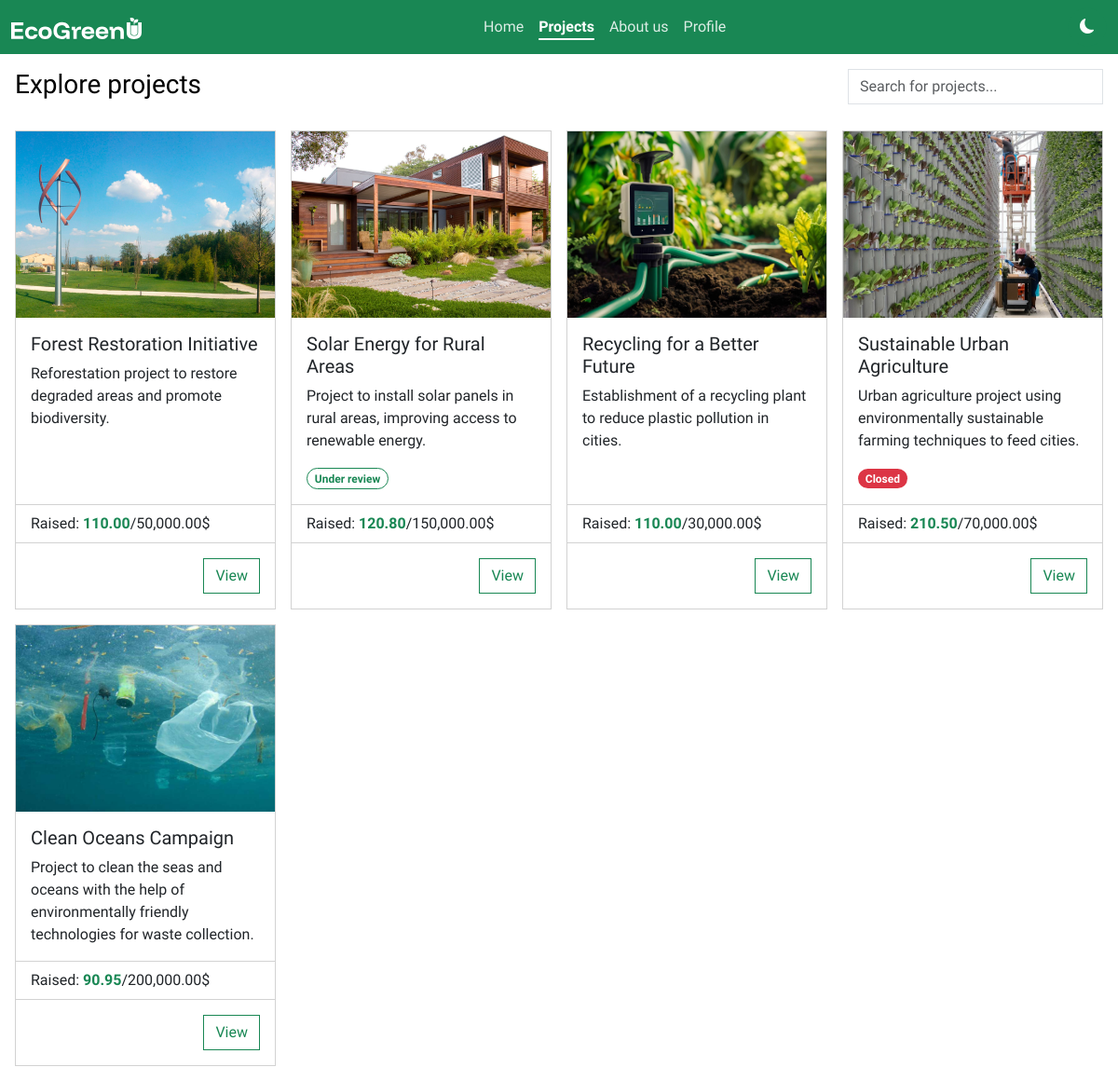
Screenshot of /pages/projects.php with the database file from the repository.
### tables this page shows
CREATE TABLE IF NOT EXISTS tblprojects (
  idProject INT NOT NULL PRIMARY KEY AUTO_INCREMENT,
  title CHAR(30) NOT NULL,
  description CHAR(250) NOT NULL,
  fundraiser INT NOT NULL,
  targetAmount DECIMAL(10,2) NOT NULL,
  deadline DATETIME NOT NULL,
  status CHAR(1) NOT NULL,
    FOREIGN KEY (fundraiser) REFERENCES tblusers(iduser)
);

### php/projects/projects.php (called while the page is built, shortened)
<?php
    $db = new mysqli("localhost", "root", "", "dbecogreenu");
    $result = $db->query("SELECT tblprojects.*, SUM(tblpayments.amount) AS raisedAmount FROM tblprojects INNER JOIN tblpayments ON tblprojects.idProject = tblpayments.projectId GROUP BY tblprojects.idProject");
    $projects = [];
?>

### pages/projects.php (the view, shortened to what this page needs)
<?php include_once '../php/projects/projects.php' ?>
<!DOCTYPE html>
<html lang="en">
<head>
    <link rel="stylesheet" href="../css/styles.css">
    <link href="https://cdn.jsdelivr.net/npm/bootstrap@5.3.3/dist/css/bootstrap.min.css" rel="stylesheet">
    <link rel="stylesheet" href="https://cdn.jsdelivr.net/npm/bootstrap-icons@1.11.3/font/bootstrap-icons.min.css">
</head>
<body>
    <div class="container-fluid p-0 m-0 position-absolute">
        <nav class="navbar sticky-top navbar-expand-lg bg-success">
            <div class="container-fluid d-flex">
                <a class="navbar-brand p-0 m-0" href="../index.php">
                    <img src="../assets/logo/logo-navbar.svg" alt="EcoGreenU logo">
                </a>
                <div class="collapse navbar-collapse" id="navbarNav">
                    <ul class="navbar-nav ms-auto me-auto">
                        <li class="nav-item">
                            <a class="nav-link text-white" aria-current="page" href="../index.php">Home</a>
                        </li>
                        <li class="nav-item">
                            <a class="nav-link text-white active" href="projects.php">Projects</a>
                        </li>
                        <li class="nav-item">
                            <a class="nav-link text-white" href="about-us.php">About us</a>
                        </li>
                        <li class="nav-item">
                            <a class="nav-link text-white" href="profile.php">Profile</a>
                        </li>
                    </ul>
                    <button id="theme-switch" class="btn btn-success text-white p-2">
                        <i class="bi bi-moon-fill"></i>
                    </button>
                </div>
            </div>
        </nav>
        <div class="container-fluid p-0 m-0" id="main">
            <div class="container-fluid p-3">
                <div class="row mb-3">
                    <div class="col">
                        <h3 class="mb-3">Explore projects</h3>
                    </div>
                    <div class="col-12 col-sm-5 col-md-6 col-lg-4 col-xl-3">
                        <div class="searchbar">
                            <input type="text" class="form-control focus-ring focus-ring-success rounded-0" placeholder="Search for projects..." id="query">
                        </div>
                    </div>
                </div>
                <div class="row row-cols-1 row-cols-md-2 row-cols-lg-3 row-cols-xl-4 row-cols-xxl-5 g-3">
                    <?php foreach ($projects as $p): ?>
                        <div class="col">
                            <div class="card rounded-0">
                                <img src="../assets/images/projects/project-<?=$p["idProject"]?>.jpg" class="card-img-top" alt="<?=$p["title"]?>">
                                <div class="card-body h-100">
                                    <h5 class="card-title"><?=$p["title"]?></h5>
                                    <p class="card-text"><?=$p["description"]?></p>
                                    <?php if($p['status'] == 1): ?>
                                        <span class="badge badge-outlined rounded-pill text-success">Under review</span>
                                    <?php elseif($p['status'] == 2): ?>
                                        <span class="badge rounded-pill text-bg-danger">Closed</span>
                                    <?php endif; ?>
                                </div>
                                <ul class="list-group list-group-flush">
                                    <li class="list-group-item">Raised: <span class="text-success fw-bold">
                                        <?=number_format($p["raisedAmount"], 2)?></span>/<?=number_format($p["targetAmount"], 2)?>$
                                    </li>
                                </ul>
                                <div class="card-body d-flex">
                                    <form method="GET" action="project-details.php" class="ms-auto">
                                        <?php if($p['status'] == 0 && isset($_SESSION['user_id'])): ?>
                                            <button type="submit" name="project-id" value="<?=$p['idProject']?>" class="btn btn-success rounded-0 ms-auto">Donate</button>
                                        <?php else: ?>
                                            <button type="submit" name="project-id" value="<?=$p['idProject']?>" class="btn btn-outline-success rounded-0 ms-auto">View</button>
                                        <?php endif; ?>
                                    </form>
                                </div>
                            </div>
                        </div>
                    <?php endforeach; ?>
                </div>
            </div>
        </div>
    </div>
</body>
</html>

### css/styles.css (style rules this page uses)
:root { --background-color: #fff; --foreground-color: #000; --primary-green: #198754; --searchbar-results: #ddd; }
body { font-family: 'Funnel Display', 'Outfit', system-ui, -apple-system, BlinkMacSystemFont, 'Segoe UI', Roboto, Oxygen, Ubuntu, Cantarell, 'Open Sans', 'Helvetica Neue', sans-serif !important; background-color: var(--background-color) !important; color: var(--foreground-color) !important; }
#theme-switch { width: 42px; height: 42px; border-radius: 50%; display: flex; justify-content: center; align-items: center; }
.card > img.card-img-top { height: 200px; object-fit: cover !important; border-radius: 0 !important; }
.card { height: 100% !important; }
a.navbar-brand { margin: 0 !important; padding: 0 !important; }
.nav-link.active { text-decoration: underline !important; text-decoration-thickness: 2px !important; text-underline-offset: 7px; font-weight: bold !important; }
.nav-link:not(.active) { opacity: .85; }
.card-img-top { aspect-ratio: 4/3; object-fit: cover; }
.badge.text-success { border: 1px solid var(--primary-green) !important; }
.badge.badge-outlined { background-color: transparent !important; }

### rows the page displays
tblprojects: shows a picture, title "Forest Restoration Initiative", description "Reforestation project to restore degraded areas and promote biodiversity.", raisedAmount "110.00", targetAmount "50,000.00", $p['idProject'] 1 (drawn)
tblprojects: shows a picture, title "Solar Energy for Rural Areas", description "Project to install solar panels in rural areas, improving access to renewable energy.", status "Under review", raisedAmount "120.80", targetAmount "150,000.00", $p['idProject'] 2 (drawn)
tblprojects: shows a picture, title "Recycling for a Better Future", description "Establishment of a recycling plant to reduce plastic pollution in cities.", raisedAmount "110.00", targetAmount "30,000.00", $p['idProject'] 3 (drawn)
tblprojects: shows a picture, title "Sustainable Urban Agriculture", description "Urban agriculture project using environmentally sustainable farming techniques to feed cities.", status "Closed", raisedAmount "210.50", targetAmount "70,000.00", $p['idProject'] 4 (drawn)
tblprojects: shows a picture, title "Clean Oceans Campaign", description "Project to clean the seas and oceans with the help of environmentally friendly technologies for waste collection.", raisedAmount "90.95", targetAmount "200,000.00", $p['idProject'] 5 (drawn)
